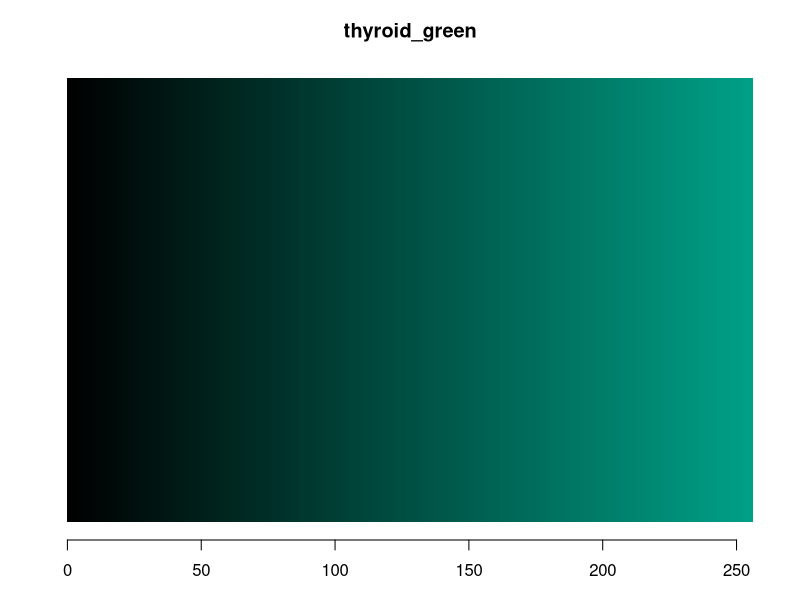
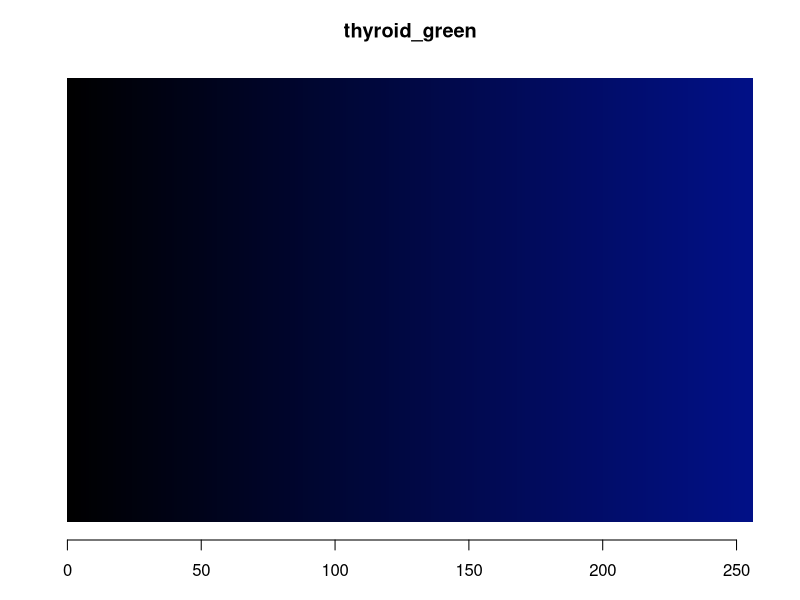

Source code (R) for these figures, in order:
## ---- chunk 1
rm(list = ls())

library(tidyverse)
library(ggplot2)
## ---- chunk 2
##### Function to convert hex to RGB
hex_to_rgb <- function(hex_color) {
  # Remove the '#' from the start if it's there
  if (startsWith(hex_color, "#")) {
    hex_color <- substr(hex_color, 2, nchar(hex_color))
  }
  
  # Extract RGB values
  r <- as.integer(paste0("0x", substr(hex_color, 1, 2)))
  g <- as.integer(paste0("0x", substr(hex_color, 3, 4)))
  b <- as.integer(paste0("0x", substr(hex_color, 5, 6)))
  
  return(list(R = r, G = g, B = b))
}

rgb_values <- hex_to_rgb("#00a087")
rgb_values <- hex_to_rgb("#011087")

# Print the RGB values
color <- paste(rgb_values$R,rgb_values$G,rgb_values$B)

# Define the start and end colors
start_color <- c(0, 0, 0) # black
end_color <- as.numeric(strsplit(color, " ")[[1]])

gradient_steps <- (end_color - start_color) / 255 # Calculate the gradient steps for each RGB component
lut_matrix <- matrix(0, nrow=256, ncol=3) # Create  gradient LUT

for (i in 1:256) {
  lut_matrix[i,] <- start_color + gradient_steps * (i-1)
}

lut_matrix  <- round(lut_matrix) # Round the values to ensure they are integers

# write.table(lut_matrix, file="~/Desktop/thyroid_green.lut", col.names=FALSE, row.names=FALSE, quote=FALSE, sep="\t") # save 

## ---- chunk 3
# ---- hex -> RGB (ignores alpha if present) ----
hex_to_rgb <- function(hex) {
  hex <- gsub("^#", "", hex)
  if (nchar(hex) == 8) hex <- substr(hex, 1, 6)      # drop AA
  if (nchar(hex) != 6) stop("hex must be RRGGBB or RRGGBBAA")

  c(
    R = as.integer(paste0("0x", substr(hex, 1, 2))),
    G = as.integer(paste0("0x", substr(hex, 3, 4))),
    B = as.integer(paste0("0x", substr(hex, 5, 6)))
  )
}

# ---- build a 256x3 LUT (linear ramp) ----
make_linear_lut <- function(end_hex, start_hex = "#000000") {
  start_rgb <- hex_to_rgb(start_hex)
  end_rgb   <- hex_to_rgb(end_hex)

  t(sapply(0:255, function(i) {
    round(start_rgb + (end_rgb - start_rgb) * (i / 255))
  })) |> `colnames<-`(c("R","G","B"))
}

# ---- heatmap ----
plot_lut_ramp <- function(lut, title = NULL) {
  lut <- as_tibble(lut)
  colnames(lut) <- c("R","G","B")

  cols <- rgb(lut$R, lut$G, lut$B, maxColorValue = 255)

  op <- par(mar = c(3, 2, ifelse(is.null(title), 1, 3), 1))
  on.exit(par(op), add = TRUE)

  plot(NA, xlim = c(0, 256), ylim = c(0, 1),
       xlab = "LUT index", ylab = "", yaxt = "n", bty = "n")
  rect(xleft = 0:255, ybottom = 0, xright = 1:256, ytop = 1,
       col = cols, border = NA)

  if (!is.null(title)) {
    title(main = title)
  }
}

# ---- write as 3-column text (tab-delimited) ----
# write_lut_text <- function(lut, path) {
#   write.table(lut, file = path, col.names = FALSE, row.names = FALSE, quote = FALSE, sep = "\t")
# }

# ---- write as native ImageJ/Fiji .lut (768 bytes: R plane, G plane, B plane) ----
write_lut_raw <- function(lut, path, plane_order = c("R","G","B")) {
  plane_order <- match.arg(plane_order, several.ok = TRUE)
  if (!all(plane_order %in% colnames(lut))) stop("lut must have R,G,B columns")

  con <- file(path, open = "wb")
  on.exit(close(con), add = TRUE)

  for (ch in plane_order) {
    writeBin(as.raw(lut[, ch]), con)
  }
}


## ---- chunk 4
lut_thr <- make_linear_lut("#00A087")
lut_brown <- make_linear_lut("#BA7E45FF")


# if lut_matrix has no colnames, this works anyway
plot_lut_ramp(lut_thr, title = "thyroid_green")
plot_lut_ramp(lut_matrix, title = "thyroid_green")

# ---- save ----
# dir.create("luts", showWarnings = FALSE)
# # Native .lut (recommended)
# write_lut_raw(lut_thr, "luts/thyroid_green.lut")
# write_lut_raw(lut_brown, "luts/thyroid_brown.lut")
